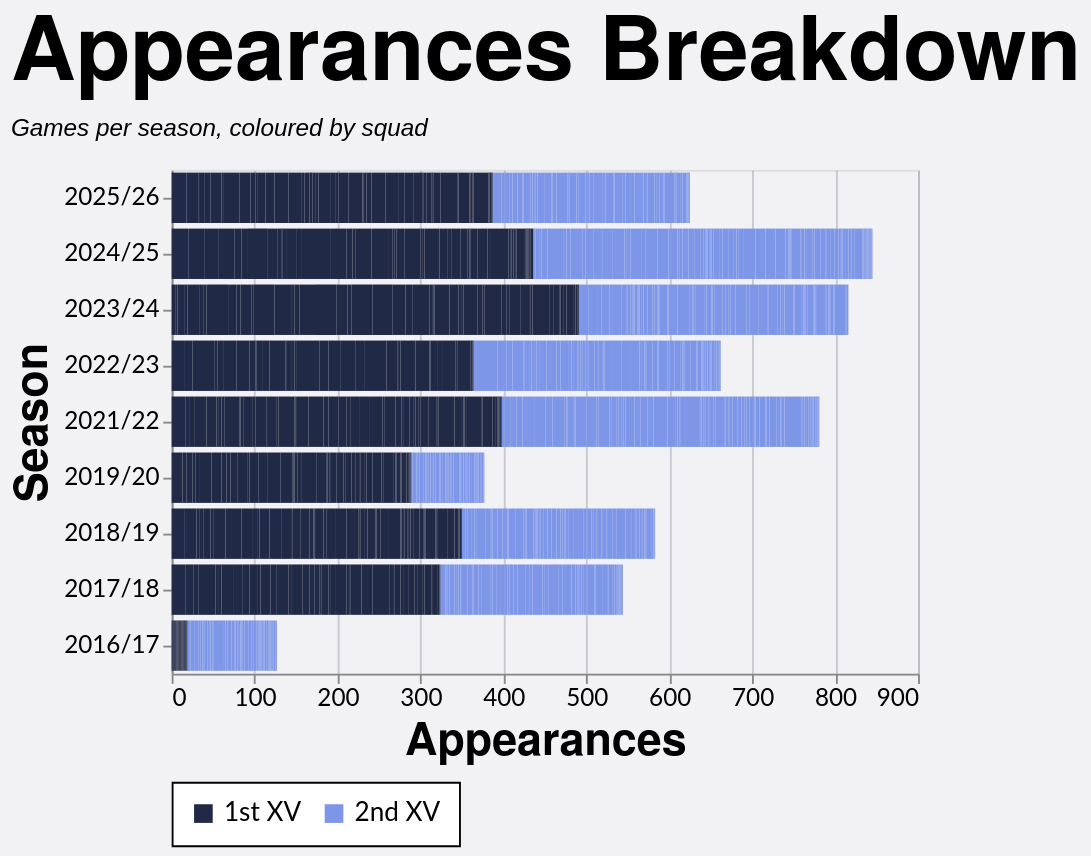

Describe this chart as a Vega-Lite specification.
### Vega-Lite specification from a JSON file in a GitHub repository (floating-point values rounded to 4 significant figures; data arrays with more than 128 entries replaced by an {"elided": "..."} marker saying what was removed)
{"config": {"axis": {"labelFont": "Lato, sans-serif", "titleFont": "PT Sans Narrow, Helvetica Neue, Helvetica, Arial, sans-serif", "labelFontSize": 13, "titleFontSize": 24, "gridColor": "#202947", "gridOpacity": 0.2}, "header": {"labelFont": "PT Sans Narrow, Helvetica Neue, Helvetica, Arial, sans-serif", "titleFont": "PT Sans Narrow, Helvetica Neue, Helvetica, Arial, sans-serif", "labelFontSize": 24, "titleFontSize": 28, "labelFontWeight": "bold", "orient": "left"}, "legend": {"labelFont": "Lato, sans-serif", "titleFont": "PT Sans Narrow, Helvetica Neue, Helvetica, Arial, sans-serif", "labelFontSize": 14, "titleFontSize": 16, "titlePadding": 5, "fillColor": "white", "strokeColor": "black", "padding": 10, "titleFontWeight": "lighter", "titleFontStyle": "italic", "titleColor": "gray", "offset": 10}, "title": {"font": "PT Sans Narrow, Helvetica Neue, Helvetica, Arial, sans-serif", "fontSize": 48, "fontWeight": "bold", "anchor": "start", "align": "center", "titlePadding": 20, "subtitlePadding": 10, "subtitleFontSize": 13, "subtitleColor": "", "subtitleFontStyle": "italic", "offset": 15, "color": "black"}, "axisX": {"labelAngle": 0}, "facet": {"title": null, "header": null, "align": {"row": "each", "column": "each"}}, "resolve": {"scale": {"y": "independent", "facet": "independent"}}, "background": "#f2f1f4", "scale": {"offsetBandPaddingOuter": 0.2, "offsetBandPaddingInner": 0.1}}, "data": {"name": "data-8083bbef9a005a4bb6399c2389a96535"}, "mark": {"type": "bar"}, "encoding": {"color": {"field": "color_value", "legend": {"orient": "bottom", "title": null}, "scale": {"domain": ["1st XV", "2nd XV"], "range": ["#202946", "#7d96e8"]}, "sort": {"field": "sum(apps)", "op": "sum", "order": "descending"}, "type": "nominal"}, "tooltip": [{"field": "player", "title": "Player", "type": "nominal"}, {"field": "season", "title": "Season", "type": "nominal"}, {"field": "color_value", "title": "Group", "type": "nominal"}, {"aggregate": "sum", "field": "apps", "title": "Appearances", "type": "quantitative"}], "x": {"aggregate": "sum", "field": "apps", "title": "Appearances", "type": "quantitative"}, "y": {"field": "season", "sort": {"field": "season_sort", "op": "max", "order": "descending"}, "title": "Season", "type": "nominal"}}, "height": {"step": 30}, "title": {"text": "Appearances Breakdown", "subtitle": "Games per season, coloured by squad"}, "width": 400, "$schema": "https://vega.github.io/schema/vega-lite/v5.20.1.json", "datasets": {"data-8083bbef9a005a4bb6399c2389a96535": {"elided": "2507 records"}}}
